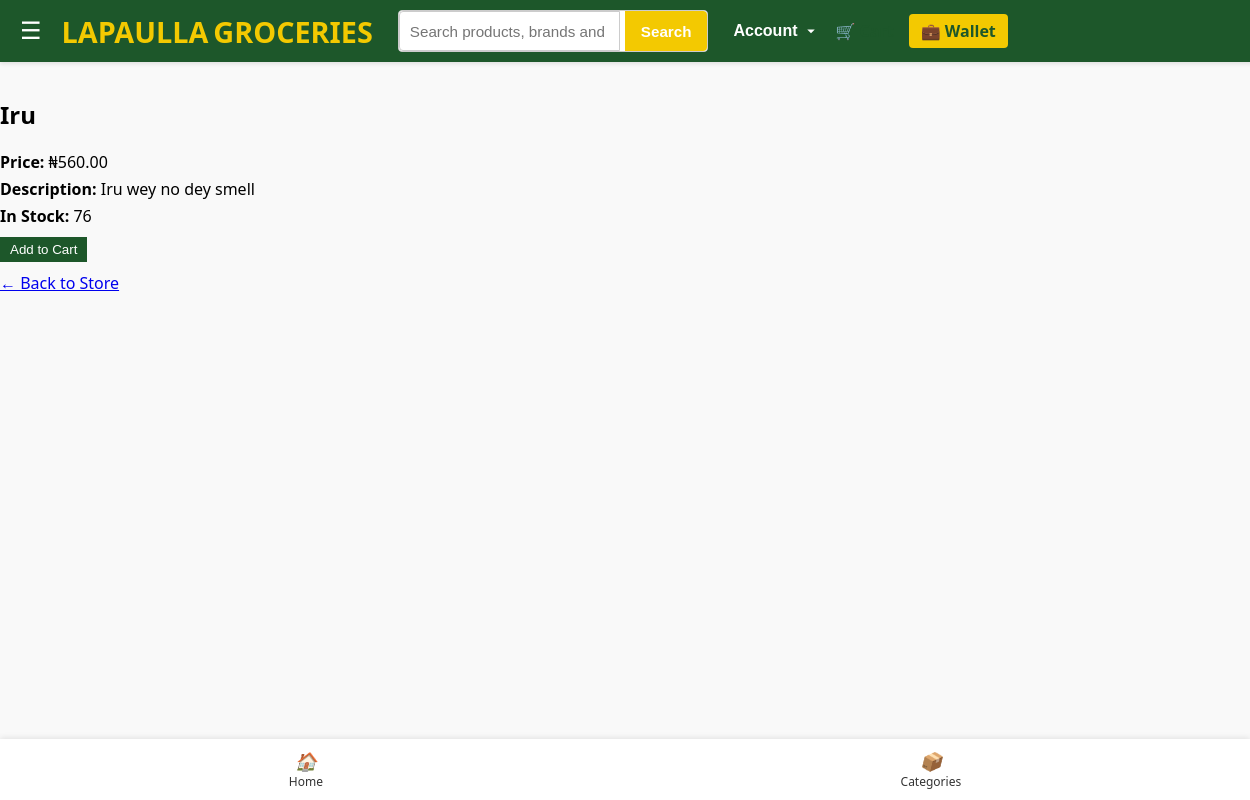
/store/product/4/, run on the app's committed database.
### store/models.py (models this page shows, shortened)
class Product(models.Model):
    name = models.CharField(max_length=200)
    category = models.ForeignKey(Category, on_delete=models.CASCADE)
    price = models.DecimalField(max_digits=10, decimal_places=2)
    description = models.TextField(blank=True)
    image = models.ImageField(upload_to='products/', blank=True, null=True)
    stock_quantity = models.IntegerField(default=0)
    available = models.BooleanField(default=True)

### store/views.py (the view)
# urls.py: path('product/<int:pk>/', views.product_detail, name='product_detail'),
def product_detail(request, pk):
    product = get_object_or_404(Product, pk=pk)
    return render(request, 'store/product_detail.html', {'product': product})

### store/templates/store/product_detail.html (shortened to what this page needs)
{% extends 'store/base.html' %}
{% load static %}
{% block content %}
  <div class="product-detail">
    <h2>{{ product.name }}</h2>
    <p><strong>Price:</strong> ₦{{ product.price|floatformat:2 }}</p>
    <p><strong>Description:</strong> {{ product.description }}</p>
    <p><strong>In Stock:</strong> {{ product.stock_quantity }}</p>
    <form method="post" action="{% url 'store:add_to_cart' product.id %}">
      <button type="submit">Add to Cart</button>
    </form>
    <p><a href="{% url 'store:home' %}">← Back to Store</a></p>
  </div>
{% endblock %}

### static/css/custom.css (style rules this page uses)
form { margin: 10px 0; }
form button { padding: 5px 10px; background-color: #1d572a; color: white; border: none; cursor: pointer; }
p { margin: 5px 0; }

### data on the page
Product: name "Iru", price "560.00", description "Iru wey no dey smell", stock_quantity "76"
